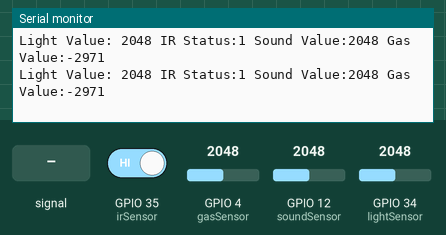
Simulated run of this sketch. Board: ESP32. On the bench: the last lines printed to the serial monitor. The test bench sets the inputs (shaded band); at power-on: GPIO 4 (gasSensor) = 2048, GPIO 12 (soundSensor) = 2048, GPIO 34 (lightSensor) = 2048, GPIO 35 (irSensor) HIGH.

Above: at 1.3 s.
1.4 s: GPIO 12 (soundSensor) fed a 200 Hz sine of ±327 counts around its level
At 1.9 s:
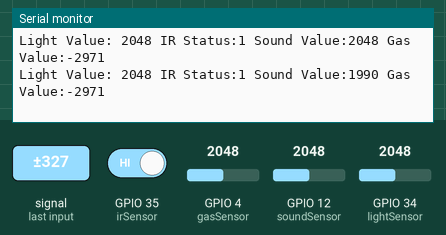
2.9 s: GPIO 4 (gasSensor) set to 1760
At 3.4 s:
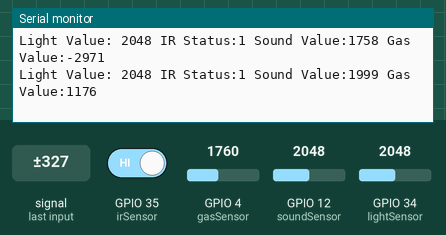
4.4 s: GPIO 12 (soundSensor) set to 1760
At 4.9 s:
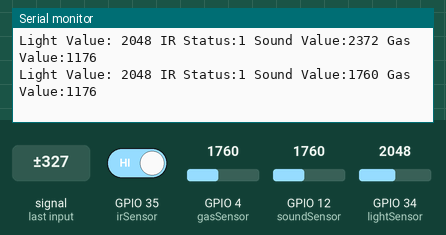
5.9 s: GPIO 34 (lightSensor) set to 1760
At 6.4 s:
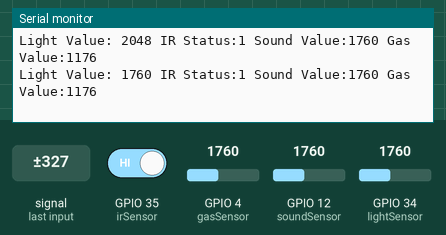
7.4 s: GPIO 35 (irSensor) driven LOW
At 7.9 s:
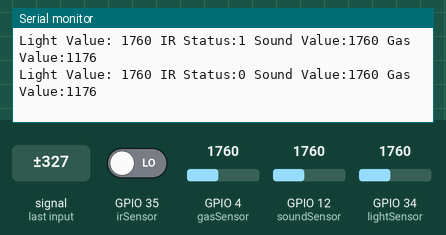
8.9 s: GPIO 12 (soundSensor) fed a 1000 Hz sine of ±1023 counts around its level
At 9.4 s:
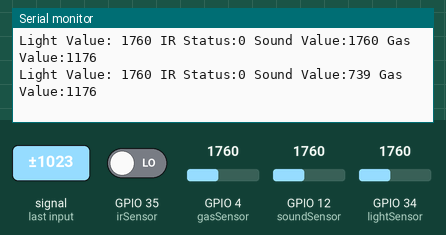
Timing chart, 0 to 11.4 s (numbered marks = the images above; inputs shaded):
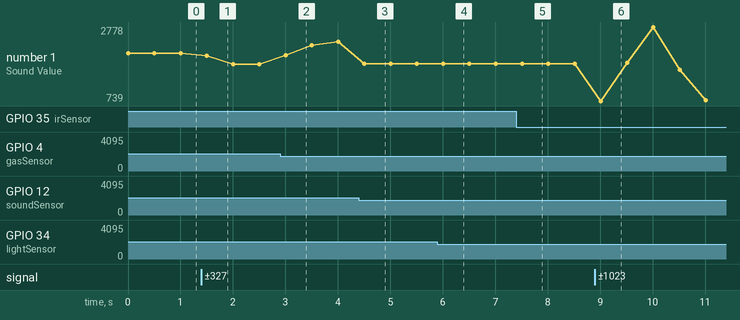

Measured:
- after the input at 1.4 s, the serial monitor: prints a new line after 0.10 s (image 1)
- after the input at 2.9 s, the serial monitor: prints a new line after 0.10 s (image 2)
- after the input at 4.4 s, the serial monitor: prints a new line after 0.11 s (image 3)
- after the input at 5.9 s, the serial monitor: prints a new line after 0.11 s (image 4)
- after the input at 7.4 s, the serial monitor: prints a new line after 0.11 s (image 5)
- after the input at 8.9 s, the serial monitor: prints a new line after 0.11 s (image 6)
- plotted number 1: 2048 → 1758 after the input at 1.4 s, 1758 → 2372 after the input at 2.9 s, 2372 → 1760 after the input at 4.4 s, 1760 → 763 after the input at 8.9 s

The sketch:

simpleSketch.ino
```cpp
//Definition
const int lightSensor = 34;
const int irSensor = 35;
const int soundSensor = 12;
const int gasSensor = 4;

// Define the range of raw sensor values
const int rawMin = 800;
const int rawMax = 1800;

// Define the corresponding CO2 range
const long co2Min = 15000;
const long co2Max = 600;

//variable
int lightValue;
int irStatus;
int soundValue;
int rawValue;

void setup() {
  Serial.begin(9600);
  pinMode(lightSensor,INPUT);
  pinMode(irSensor, INPUT);
  pinMode(soundSensor, INPUT);
  pinMode(gasSensor, INPUT);
}

void loop() {
  //AnalogSensor
  lightValue = analogRead(lightSensor);
  Serial.print("Light Value: ");
  Serial.print(lightValue);

  //IR Sensor
  irStatus = digitalRead(irSensor);
  Serial.print(" IR Status:");
  Serial.print(irStatus);

  //Sound Level
  soundValue = analogRead(soundSensor);
  Serial.print(" Sound Value:");
  Serial.print(soundValue);

  //MQ Sensor
  rawValue = analogRead(gasSensor);
  long co2Value = mapCO2Value(rawValue);
  Serial.print(" Gas Value:");
  Serial.println(co2Value);

  delay(500);
}

// Function to map the CO2 value based on the global range variables
long mapCO2Value(long x) {
  return map(x, rawMin, rawMax, co2Min, co2Max);
}
```
